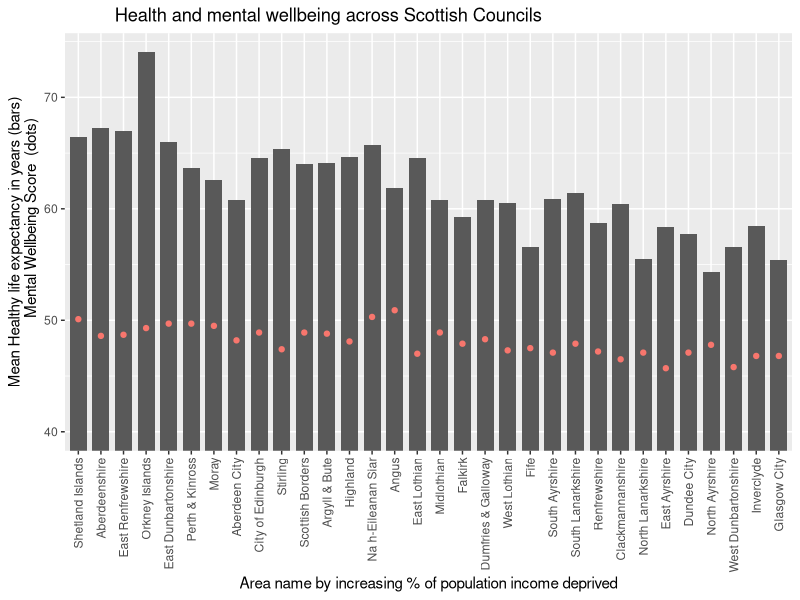
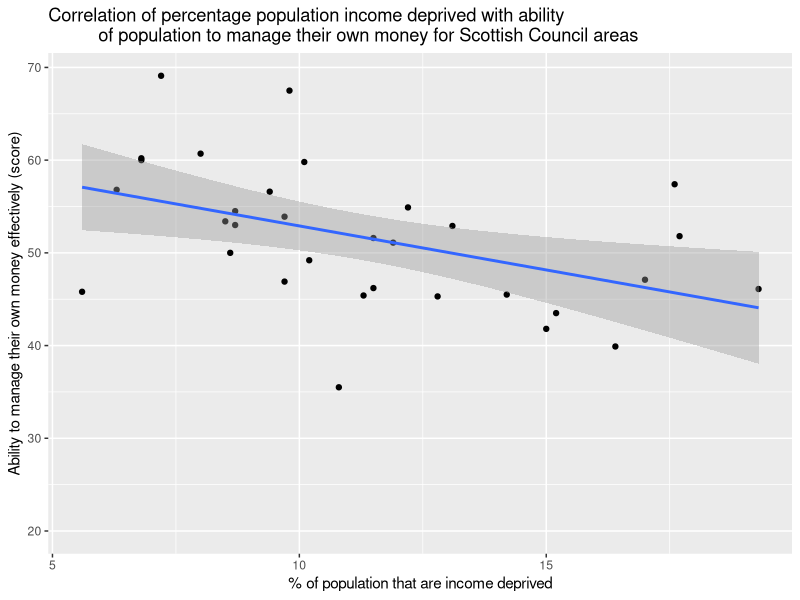
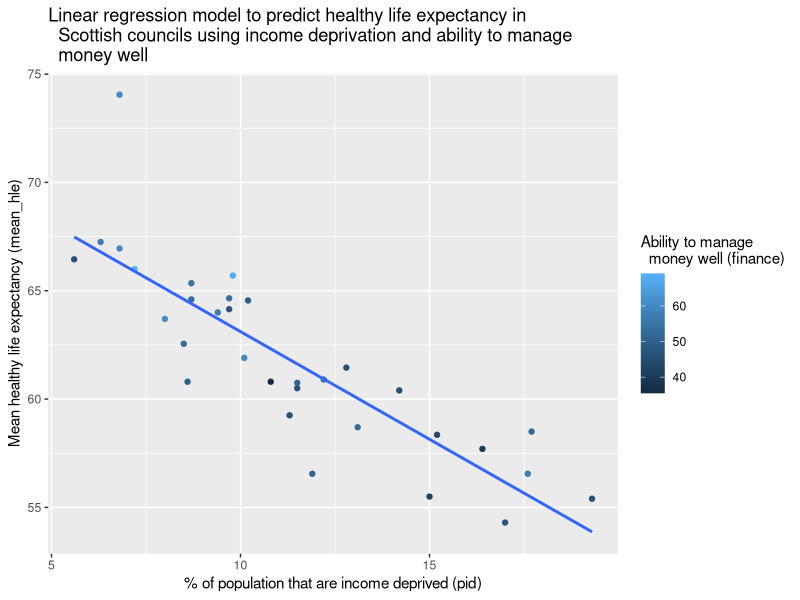
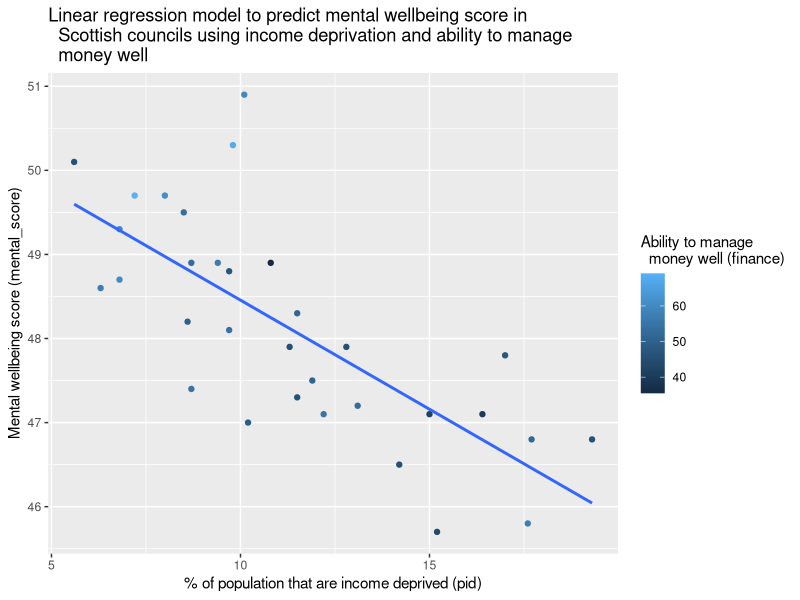

The R source for these figures, in order:
## ---- chunk 1
knitr::opts_chunk$set(echo = TRUE)
## ---- chunk 2

library(tidyverse)
library(readr)
library(tidyr)
library(dplyr)
library(ggplot2)
library(stats)
library(car)

## ---- chunk 3

Data <- read_csv("ScotPHO_data.csv")
glimpse(Data) 

## ---- chunk 4

hle <- Data %>% 
  filter(grepl('Healthy', indicator)) %>% 
  select(area_code,area_name,indicator,measure,upper_confidence_interval,
         lower_confidence_interval) %>% 
  rename(sex = indicator,
        hle = measure) %>% 
  mutate(sex = gsub('Healthy life expectancy, females','0', sex,)) %>% 
  mutate(sex = gsub('Healthy life expectancy, males','1', sex,))    
    
head(hle)

## ---- chunk 5
mean_hle <- hle %>% 
  group_by(area_code) %>% 
  mutate(mean_hle = mean(hle)) 

## ---- chunk 6
mean_hle1 <- mean_hle %>% 
  filter(sex != 1) %>% 
  select(area_code, area_name, mean_hle)

head(mean_hle1)

## ---- chunk 7

pid <- Data  %>%  
  drop_na()

pid <- pid %>% 
  select(area_code,numerator,measure) %>% 
  rename(population = numerator,
        pid = measure) 
    
## ---- chunk 8

mental <- Data %>% 
  filter(grepl('Mental', indicator)) %>% 
  select(area_code,measure) %>% 
  rename(mental_score = measure)
         
## ---- chunk 9

finance <- Data %>% 
  filter(grepl('Households', indicator)) %>% 
  select(area_code,measure) %>% 
  rename(finance = measure)

## ---- chunk 10

data_final <- inner_join(mean_hle1, pid, by = 'area_code')

data_final <- inner_join(data_final, mental, by = 'area_code') 

data_final <- inner_join(data_final, finance, by = 'area_code') 

head(data_final)
## ---- chunk 11
data_final %>% 
  ggplot() +
  geom_col(aes(x = reorder(area_name, pid), y = mean_hle),
           width=0.75, position=position_dodge(0.5)) +
  geom_point(aes(x=area_name, y = mental_score, colour = "red")) +
  coord_cartesian(ylim = c(40, NA)) +
  ggtitle("          Health and mental wellbeing across Scottish Councils") +
  labs(x="Area name by increasing % of population income deprived", 
       y = "Mean Healthy life expectancy in years (bars)
            Mental Wellbeing Score  (dots)") + 
  theme(axis.text.x = element_text(angle = 90, vjust = 0.5, hjust=1),
        legend.position = "none")
## ---- chunk 12
  data_final %>% 
  ggplot(aes(x = pid, y = finance)) +
  geom_point() +
  geom_smooth(method = lm) +
    ggtitle("Correlation of percentage population income deprived with ability 
          of population to manage their own money for Scottish Council areas") +
  labs(x="% of population that are income deprived", 
       y = "Ability to manage their own money effectively (score)") + 
  coord_cartesian(ylim = c(20, NA)) 

## ---- chunk 13

q3_Model = lm(formula = mean_hle ~ pid + finance, data = data_final)
summary(q3_Model)

## ---- chunk 14

data_final %>% 
ggplot(aes(y=mean_hle,x=pid,colour=finance)) +
  geom_point() +
  stat_smooth(method="lm", se=FALSE) +
  ggtitle("Linear regression model to predict healthy life expectancy in 
  Scottish councils using income deprivation and ability to manage
  money well") +
  labs(x="% of population that are income deprived (pid)", 
       y = "Mean healthy life expectancy (mean_hle)",
       colour = "Ability to manage
  money well (finance)")

## ---- chunk 15

q3_Model_mental = lm(formula = mental_score ~ pid + finance, data = data_final)
summary(q3_Model_mental)

## ---- chunk 16

data_final %>% 
ggplot(aes(y=mental_score,x=pid,colour=finance)) +
  geom_point() +
  stat_smooth(method="lm", se=FALSE) +
  ggtitle("Linear regression model to predict mental wellbeing score in 
  Scottish councils using income deprivation and ability to manage
  money well") +
  labs(x="% of population that are income deprived (pid)", 
       y = "Mental wellbeing score (mental_score)",
       colour = "Ability to manage
  money well (finance)")

